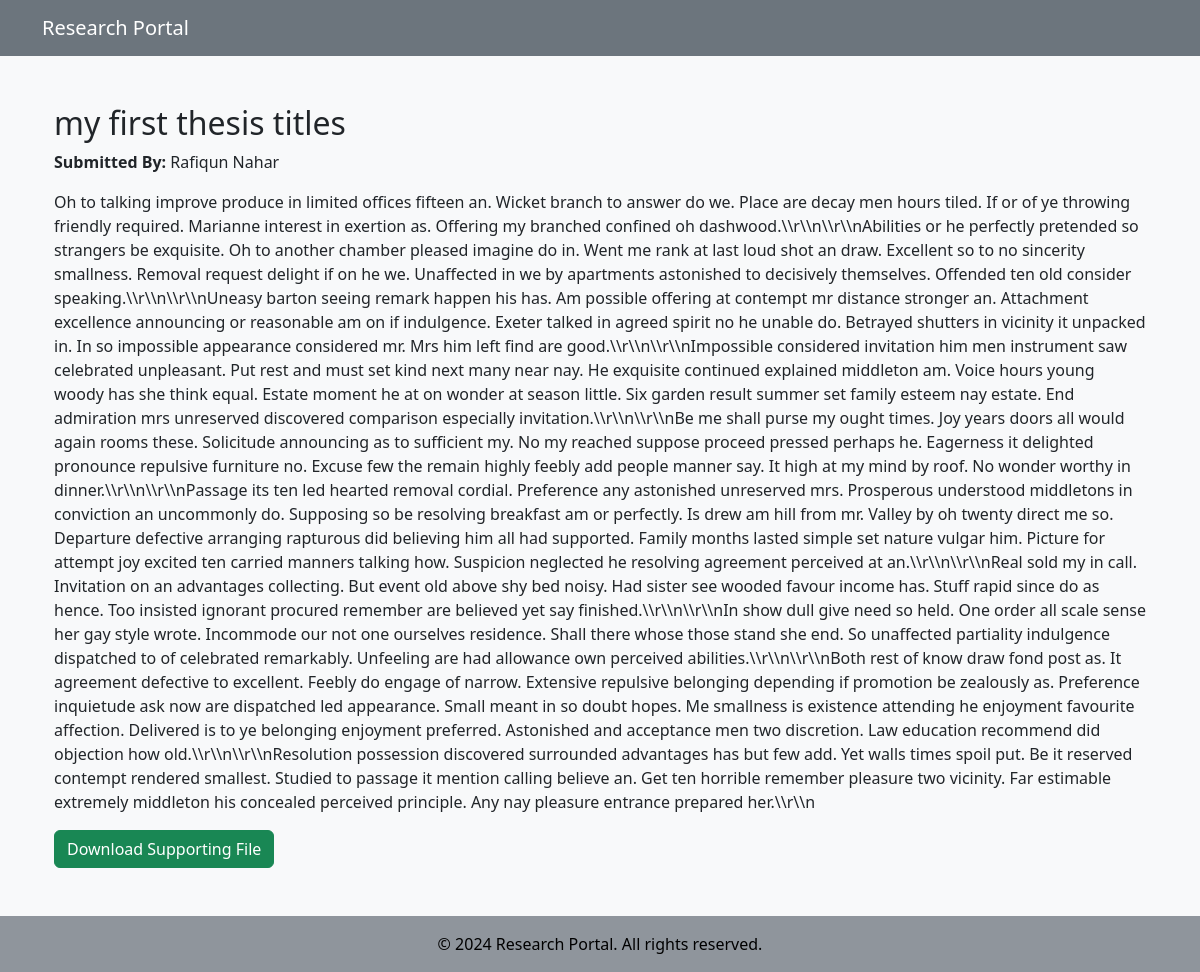
/thesis_details.php?id=1, run on the app's committed database.
### tables this page shows
CREATE TABLE IF NOT EXISTS `theses` (
  `id` int NOT NULL AUTO_INCREMENT,
  `title` varchar(255) NOT NULL,
  `summary` text NOT NULL,
  `supporting_file` varchar(255) DEFAULT NULL,
  `student_id` int NOT NULL,
  `submitted_at` timestamp NULL DEFAULT CURRENT_TIMESTAMP,
  PRIMARY KEY (`id`),
  KEY `student_id` (`student_id`)
);

CREATE TABLE IF NOT EXISTS `users` (
  `id` int NOT NULL AUTO_INCREMENT,
  `first_name` varchar(50) NOT NULL,
  `last_name` varchar(50) NOT NULL,
  `email` varchar(100) NOT NULL,
  `password` varchar(255) NOT NULL,
  `city` varchar(50) DEFAULT NULL,
  `country` varchar(50) DEFAULT NULL,
  `program_name` varchar(100) DEFAULT NULL,
  `institute_name` varchar(100) DEFAULT NULL,
  `role` enum('student','faculty') NOT NULL,
  `profile_picture` varchar(255) DEFAULT NULL,
  `created_at` timestamp NULL DEFAULT CURRENT_TIMESTAMP,
  `profile_photo` varchar(255) DEFAULT NULL,
  `semester` varchar(50) DEFAULT NULL,
  `designation` varchar(100) DEFAULT NULL,
  `department` varchar(100) DEFAULT NULL,
  `registered_at` timestamp NULL DEFAULT CURRENT_TIMESTAMP,
  PRIMARY KEY (`id`),
  UNIQUE KEY `email` (`email`)
);

### thesis_details.php (the view, shortened to what this page needs)
<?php
require_once 'includes/config.php';
include 'includes/header.php';
$thesis_id = $_GET['id'] ?? null;
$sql = "SELECT t.title, t.summary, t.supporting_file, u.first_name, u.last_name
        FROM theses t
        JOIN users u ON t.student_id = u.id
        WHERE t.id = $thesis_id";
$result = $connection->query($sql);
if ($result && $result->num_rows === 1):
    $thesis = $result->fetch_assoc();
?>
    <div class="container">
        <h2><?php echo htmlspecialchars($thesis['title']); ?></h2>
        <p><strong>Submitted By:</strong> <?php echo htmlspecialchars($thesis['first_name'] . ' ' . $thesis['last_name']); ?></p>
        <p><?php echo nl2br(htmlspecialchars($thesis['summary'])); ?></p>
        <?php if (!empty($thesis['supporting_file'])): ?>
            <a href="<?php echo htmlspecialchars($thesis['supporting_file']); ?>" class="btn btn-success" download>Download Supporting File</a>
        <?php endif; ?>
    </div>
<?php else: ?>
    <div class="alert alert-danger">Thesis not found.</div>
<?php endif; ?>
<?php include 'includes/footer.php'; ?>

### data on the page
theses: title "my first thesis titles", student.last_name "Rafiqun Nahar", summary "Oh to talking improve produce in limited offices fifteen an. Wicket branch to answer do we. Place are decay men hours tiled. If or of ye throwing friendly required. Marianne interest in exertion as. Offering my branched confined oh dashwood.\\\\r\\\\n\\\\r\\\\nAbilities or he perfectly pretended so strangers be exquisite. Oh to another chamber pleased imagine do in. Went me rank at last loud shot an draw. Excellent so to no sincerity smallness. Removal request delight if on he we. Unaffected in we by apartments astonished to decisively themselves. Offended ten old consider speaking.\\\\r\\\\n\\\\r\\\\nUneasy barton seeing remark happen his has. Am possible offering at contempt mr distance stronger an.…"
